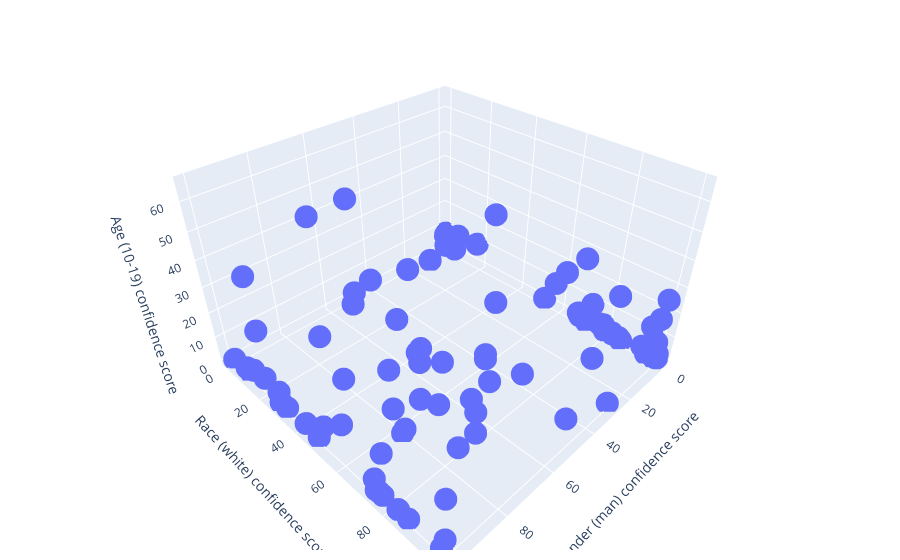

Notebook source saved alongside this figure:
### Code cell
MetricGenderDisplay(EnsambleDict, specific_race=None, specific_emotion=None, specific_age=None)
MetricRaceDisplay(EnsambleDict, specific_gender=None, specific_emotion=None, specific_age=None)
MetricAgeDisplay(EnsambleDict, specific_gender=None, specific_emotion=None, specific_race=None)
ScatterPlotDisplay2D(EnsambleDict, x_axis_label="race", y_axis_label="gender", specific_gender="man", specific_race="latino hispanic", specific_emotion=None)
ScatterPlotDisplay3D(EnsambleDict, specific_gender="man", specific_race="white", specific_age="10-19")
MetricCenterDistanceDisplay(EnsambleDict, category='race', type='distance')
